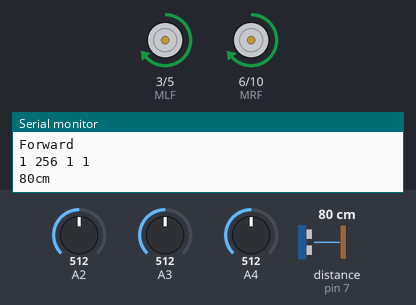
This sketch was run on a simulated Arduino Uno, built with avr-gcc and run on an emulated ATmega328P. Shown: motor-driver pin pairs drawn as motors (green arrow = first pin HIGH = forward, orange = second pin HIGH = backward, longer = more drive), the last lines printed to the serial monitor. Wiring (inferred from the names in the program): ultrasonic range finder: trigger pin 8; echo pin 7. The test bench sets the inputs (shaded band); at power-on: A2 = 512, A3 = 512, distance to the obstacle (sensor on pin 7) 80 cm, A4 = 512. The echo pulse lasts 58.3 µs per cm.

Above: at 8.2 s.
8.3 s: A2 set to 266
11.3 s: A2 set to 241
At 12.6 s:
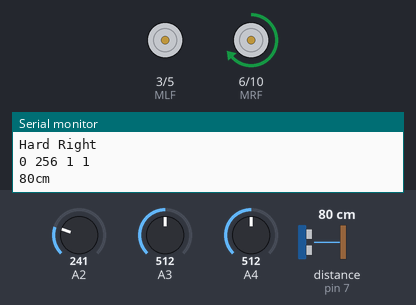
12.9 s: A3 set to 267
14.4 s: A3 set to 247
At 15.4 s:
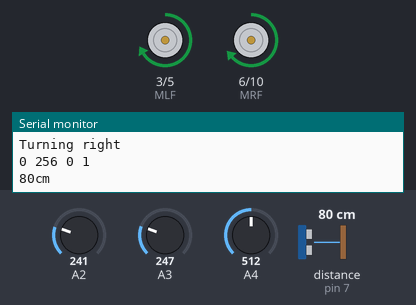
16.0 s: A2 set to 306
At 17.3 s:
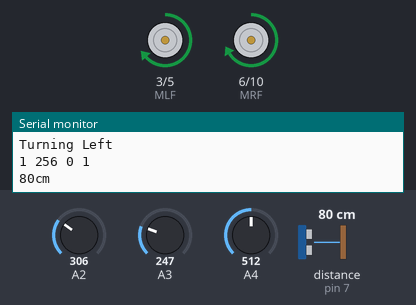
17.6 s: distance to the obstacle (sensor on pin 7) set to 2 cm
Timing chart, 0 to 20.3 s (numbered marks = the images above; inputs shaded):
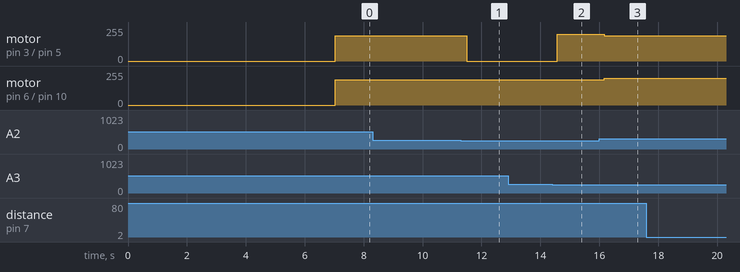

The sketch:

LFR.ino
```cpp
const int pingPin = 8; // Trigger Pin of Ultrasonic Sensor
const int echoPin = 7; // Echo Pin of Ultrasonic Sensor

int LDR1, LDR2, LDR3;
int MLF = 3, MLB = 5 ,MRF = 6 , MRB = 10;
int leftHigh = analogRead(2),leftLow = analogRead(2),rightHigh = analogRead(4),rightLow = analogRead(4),centreHigh = analogRead(3),centreLow = analogRead(3);
int leftAverage,rightAverage,centreAverage;

void calibrate() {

    for (int x = 0; x < 100; x++) {
      LDR1 = analogRead(2);
      LDR2 = analogRead(3);
      LDR3 = analogRead(4);
      if (LDR1 < leftLow) {
        leftLow = LDR1;
      } else if (LDR1 > leftHigh) {
        leftHigh = LDR1;
      }
      if (LDR2 < centreLow) {
        centreLow = LDR2;
      } else if (LDR2 > centreHigh) {
        centreHigh = LDR2;
      }
      if (LDR3 < rightLow) {
        rightLow = LDR3;
      } else if (LDR3 > rightHigh) {
        rightHigh = LDR3;
      }
      delay(50);
    }
    leftAverage = (leftHigh - leftLow)/2;
    rightAverage = (rightHigh - rightLow)/2;
    centreAverage = (centreHigh - centreLow)/2;
  }
void setup() {
  // put your setup code here, to run once:
  pinMode(MLF, OUTPUT);
  pinMode(MLB, OUTPUT);
  pinMode(MRB, OUTPUT);
  pinMode(MRF, OUTPUT);
  Serial.begin(9600);
  calibrate();
  delay(2000);
  analogWrite(MLF,190);
  analogWrite(MRF,190);
  analogWrite(MLB,0);
  analogWrite(MRB,0);

}

void loop() {
  // put your main code here, to run repeatedly:
  LDR1 = analogRead(2);
  LDR2 = analogRead(3);
  LDR3 = analogRead(4);
  int LDR1Value = 0; // 0 means white
  int LDR2Value = 0;
  int LDR3Value = 0;
  if (LDR1 > leftAverage) {
    LDR1Value = 1;//means black
  } else {
    LDR1Value = 0;
  }
  if (LDR2 > centreAverage) {
    LDR2Value = 1;//means black
  } else {
    LDR2Value = 0;
  }
  if (LDR3 > rightAverage) {
    LDR3Value = 1;//means black
  } else {
    LDR3Value = 0;
  }
  if (ULsensorReadingInCM() < 13) {
    stop();
  }
  move(LDR1Value,LDR2Value,LDR3Value);
  Serial.print(LDR1Value);
  Serial.print(" ");
  Serial.print(leftAverage);
  Serial.print(" ");
  Serial.print(LDR2Value);
  Serial.print(" ");
  Serial.println(LDR3Value);
}
//////////////////////////////////////////
long ULsensorReadingInCM() {
  long duration, cm;
   pinMode(pingPin, OUTPUT);
   digitalWrite(pingPin, LOW);
   delayMicroseconds(2);
   digitalWrite(pingPin, HIGH);
   delayMicroseconds(10);
   digitalWrite(pingPin, LOW);
   pinMode(echoPin, INPUT);
   duration = pulseIn(echoPin, HIGH);
   cm = microsecondsToCentimeters(duration);
   Serial.print(cm);
   Serial.print("cm");
   Serial.println();
   delay(100);
   return (cm);
}
long microsecondsToInches(long microseconds) {
   return microseconds / 74 / 2;
}

long microsecondsToCentimeters(long microseconds) {
   return microseconds / 29 / 2;
}
/////////////////////UL sensor code

void move (int a, int b, int c) {
  if (a == 0 && b ==0 && c ==0 ) { // all white
      //do nothing let the previous move function continue
  }
  if (a == 0 && b ==0 && c ==1 ) {
    moveRight();
  }
  if (a == 0 && b == 1&& c == 0) {
    moveForward();
  }
  if (a == 0 && b ==1 && c == 1) {
    hardRight();
  }
  if (a == 1 && b == 0&& c == 0) {
    moveLeft();
  }
  if (a == 1 && b == 0&& c == 1) {
    moveLeft();
  }
  if (a == 1 && b == 1&& c == 0) {
    hardLeft();
  }
  if (a == 1 && b == 1&& c == 1) { //all black
      moveForward();

  }
}
void moveLeft() {
analogWrite(MLF,190);
analogWrite(MRF,200);
Serial.println("Turning Left");
}
void moveRight() {
analogWrite(MLF,200);
analogWrite(MRF,190);
Serial.println("Turning right");
}
void moveForward() {
analogWrite(MLF,190);
analogWrite(MRF,190);
Serial.println("Forward");
}
void hardLeft(){
analogWrite(MLF,190);
analogWrite(MRF,0);
Serial.println("hard Left");
}
void hardRight(){
analogWrite(MLF,0);
analogWrite(MRF,190);
Serial.println("Hard Right");
}
void stop() {
analogWrite(MLF,0);
analogWrite(MRF,0);
Serial.println("Stop!");
}
```

Measured:
- the behaviour switches between 257 and 256 on A2 (found by bisection; images 0 and 1)
- the behaviour switches between 257 and 256 on A3 (found by bisection; images 1 and 2)
- after the input at 11.3 s, motor on pin 3 (MLF) / pin 5 (MLB): forward 190/255 → stopped after 0.19 s
- after the input at 14.4 s, motor on pin 3 (MLF) / pin 5 (MLB): stopped → forward 200/255 after 0.17 s
- after the input at 16.0 s, motor on pin 3 (MLF) / pin 5 (MLB): forward 200/255 → forward 190/255 after 0.16 s; motor on pin 6 (MRF) / pin 10 (MRB): forward 190/255 → forward 200/255 after 0.16 s
